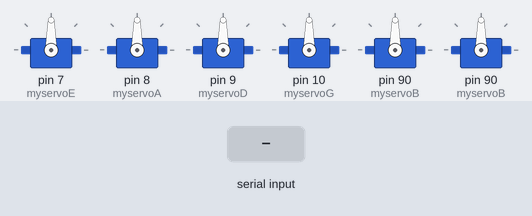
A sketch run on a simulated Arduino Uno, built with avr-gcc and run on an emulated ATmega328P. Parts: 6 × servo. The inputs (shaded band) are chosen by the test bench.

Above: at 1.2 s.
1.3 s: "E\n" received over Serial
At 2.4 s:
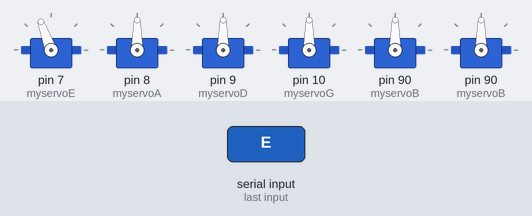
4.0 s: "A\n" received over Serial
At 4.4 s:
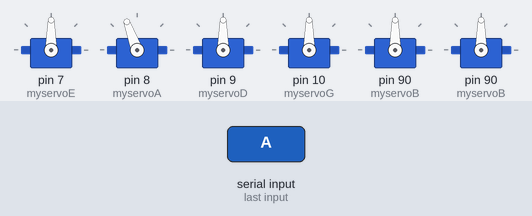
6.0 s: "D\n" received over Serial
At 6.4 s:
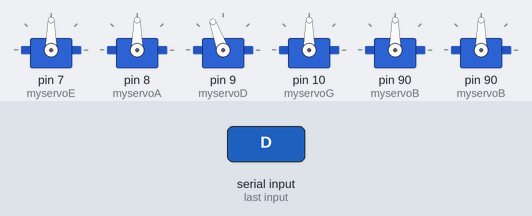
8.0 s: "G\n" received over Serial
At 8.8 s:
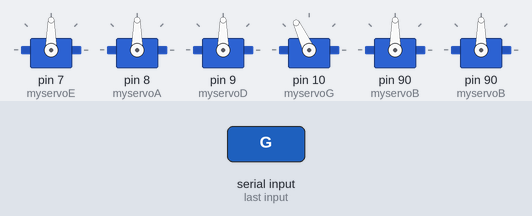
10.5 s: "B\n" received over Serial
At 12.7 s:
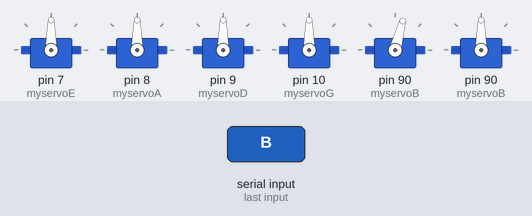
13.0 s: "E1\n" received over Serial
At 14.3 s:
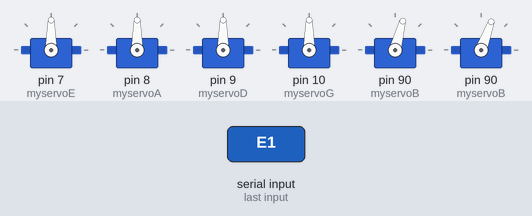
Timing chart, 0 to 16.0 s (numbered marks = the images above; inputs shaded):
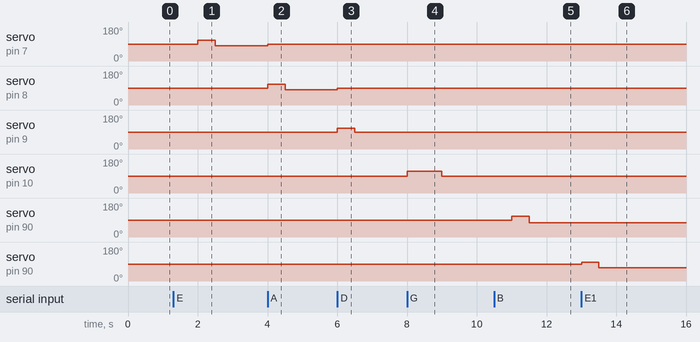

The sketch:

MtlpServoRasAd.ino
```cpp
String command;


#define potentiometer_pin A0
#include <Servo.h>

Servo myservoE;
Servo myservoA;
Servo myservoD;
Servo myservoG;
Servo myservoB;
Servo myservoE1;

void setup(){
  Serial.begin(9600);
  myservoE.attach(7);
  myservoA.attach(8);
  myservoD.attach(9);
  myservoG.attach(10);
  myservoB.attach(11);
  myservoE1.attach(12);

}

void loop(){

  myservoE.write(90);
  myservoA.write(90);
  myservoD.write(90);
  myservoG.write(90);
  myservoB.attach(90);
  myservoE1.attach(90);

 // int reading = analogRead(potentiometer_pin);

 // Serial.println(reading);
  if (Serial.available()){
    command = Serial.readStringUntil('\n');
    command.trim();
   // Serial.println(command);
    if (command.equals("E")){
    myservoE.write(110);
    delay(500);
    myservoE.write(80);
    delay(500);

  }
  else if (command.equals("A")){
    myservoA.write(110);
    delay(500);
    myservoA.write(80);
    delay(500);
  }
  else if( command.equals("D")){
    myservoD.write(110);
    delay(500);
    myservoD.write(90);
    delay(500);
  }
  else if( command.equals("G")){
    myservoG.write(115);
    delay(1000);
    myservoG.write(90);
  }
  else if( command.equals("B")){
    myservoB.write(110);
    delay(500);
    myservoB.write(75);
    delay(500);
  }
  else if( command.equals("E1")){
    myservoE1.write(100);
    delay(500);
    myservoE1.write(70);
    delay(500);
  }
  else if( command.equals("all")){
    myservoE.write(0);
    myservoA.write(0);
    myservoD.write(0);
    myservoG.write(0);
    myservoB.write(0);
    myservoE1.write(0);
  }
  else if( command.equals("off")){
    myservoE.write(0);
    myservoA.write(0);
    myservoD.write(0);
    myservoG.write(0);
    myservoB.write(0);
    myservoE1.write(0);
  }
  else{
    myservoE.write(0);
    myservoA.write(0);
    myservoD.write(0);
    myservoG.write(0);
    myservoB.write(0);
    myservoE1.write(0);
  }
}

delay(1000);
}
```

Measured:
- after the input at 1.3 s, servo on pin 7 (myservoE): 90° → 110° after 0.70 s, → 80° 0.50 s later
- after the input at 4.0 s, servo on pin 8 (myservoA): 90° → 110° at once, → 80° 0.50 s later
- after the input at 6.0 s, servo on pin 9 (myservoD): 90° → 110° at once, → 90° 0.50 s later
- after the input at 8.0 s, servo on pin 10 (myservoG): 90° → 115° at once, → 90° 1.0 s later
- after the input at 10.5 s, servo on pin 90 (myservoB): 90° → 110° after 0.50 s, → 75° 0.50 s later
- after the input at 13.0 s, servo on pin 90 (myservoB): 90° → 100° at once, → 70° 0.50 s later
